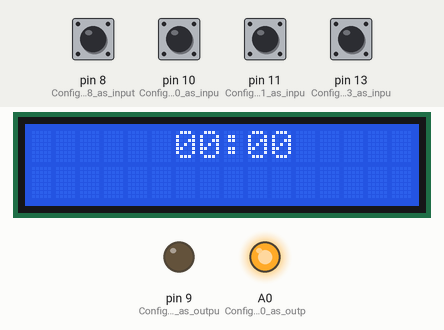
Simulated run of this sketch. Board: Arduino Uno, built with avr-gcc and run on an emulated ATmega328P. Shown: 16×2 character LCD, output pins drawn as LEDs (lit = HIGH). The test bench sets the inputs (shaded band); at power-on: pin 8 (Configures_pin_8_as_input), pin 10 (Configures_pin_10_as_inpu), pin 11 (Configures_pin_11_as_inpu), pin 13 (Configures_pin_13_as_inpu) HIGH. What the sketch prints to the serial monitor is not drawn.

Above: at 1.2 s.
1.3 s: pin 8 (Configures_pin_8_as_input) pulled LOW for 3.2 s
At 2.2 s:
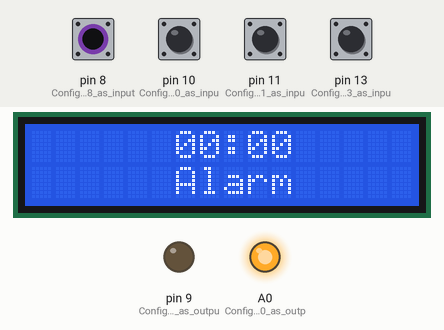
6.0 s: pin 13 (Configures_pin_13_as_inpu) pulled LOW for 0.35 s
At 6.28 s:
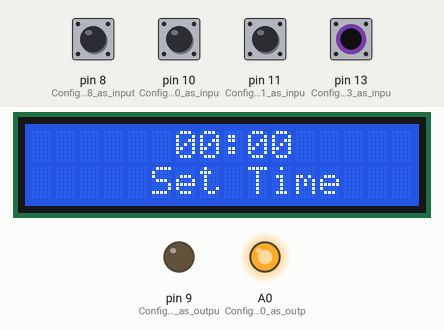

The sketch:

sketch_nov11a.ino
```cpp
#include <LiquidCrystal.h>            // Includes the LiquidCrystal library for controlling the LCD
LiquidCrystal lcd(7, 6, 5, 4, 3, 2);  // Initializes the LCD object with the pins it's connected to
int starttime;                        // Variable to store the initial time when the program starts
int activetime;                       // Variable to store the current active time of the system in seconds
int prevoustime = 0;                  // Keeps track of the previous time value for time incrementing
int hours = 0;                        // Stores current hours in the clock
int mins = 0;                         // Stores current minutes in the clock
int ahours = 0;                       // Stores alarm hours
int amins = 0;                        // Stores alarm minutes

void setup() {
  lcd.begin(16, 2);  // Sets up the LCD with a 16x2 character display
  lcd.clear();       // Clears any existing data on the LCD

  Serial.begin(9600);  // Starts serial communication at 9600 baud rate

  pinMode(13, INPUT);      // Configures pin 13 as input for setting the time
  digitalWrite(13, HIGH);  // Enables internal pull-up resistor on pin 13
  pinMode(11, INPUT);      // Configures pin 11 as input for minute adjustment
  digitalWrite(11, HIGH);  // Enables internal pull-up resistor on pin 11
  pinMode(10, INPUT);      // Configures pin 10 as input for hour adjustment
  digitalWrite(10, HIGH);  // Enables internal pull-up resistor on pin 10

  pinMode(8, INPUT);       // Configures pin 8 as input to enter alarm setting mode
  digitalWrite(8, HIGH);   // Enables internal pull-up resistor on pin 8
  pinMode(A0, OUTPUT);     // Configures pin A0 as output, potentially to power an external component
  digitalWrite(A0, HIGH);  // Sets A0 to HIGH

  pinMode(9, OUTPUT);  // Configures pin 9 as output for alarm tone

  starttime = millis() / 1000;  // Records the start time in seconds since the program started
}

void loop()
{
  // Check if alarm mode button (pin 8) is pressed
  while (digitalRead(8) == LOW) {
    lcd.setCursor(6, 1);  // Positions cursor in the second row of the LCD
    lcd.print("Alarm");   // Displays "Alarm" to indicate alarm setting mode
    lcd.setCursor(6, 0);  // Positions cursor in the first row

    // Increment alarm minutes when button at pin 11 is pressed
    if (digitalRead(11) == LOW) {
      amins++;
    }
    // Increment alarm hours when button at pin 10 is pressed
    else if (digitalRead(10) == LOW) {
      ahours++;
    }

    // Display formatted alarm hours and minutes on the LCD
    lcd.setCursor(6, 0);
    if (ahours < 10) { lcd.print("0"); }  // Leading zero for single-digit hours
    lcd.print(ahours);
    lcd.print(":");
    if (amins < 10) { lcd.print("0"); }  // Leading zero for single-digit minutes
    lcd.print(amins);

    // Reset minutes and hours for correct formatting
    if (amins > 59) {
      ahours++;
      amins = 0;
    }
    if (ahours > 23) { ahours = 0; }

    delay(500);   // Adds delay for debouncing button input
    lcd.clear();  // Clears the display for the next update
  }

  // Check if time setting button (pin 13) is pressed
  if (digitalRead(13) == LOW) {
    lcd.setCursor(5, 1);
    lcd.print("Set Time");  // Displays "Set Time" to indicate time setting mode
    lcd.setCursor(6, 0);
    if (digitalRead(11) == LOW) { mins++; }  // Increment minutes
    else if (digitalRead(10) == LOW) {
      hours++;
    }  // Increment hours
  }

  // Calculate active time and update minutes every 60 seconds
  activetime = (millis() / 1000) - starttime;
  if (prevoustime < (activetime - 59)) {
    mins++;
    prevoustime = activetime;
  }

  // Reset minutes and hours for correct time display
  if (mins > 59) {
    hours++;
    mins = 0;
  }
  if (hours > 23) { hours = 0; }

  // Display current time on LCD
  lcd.setCursor(6, 0);
  if (hours < 10) { lcd.print("0"); }  // Leading zero for single-digit hours
  lcd.print(hours);
  lcd.print(":");
  if (mins < 10) { lcd.print("0"); }  // Leading zero for single-digit minutes
  lcd.print(mins);

  // Activate alarm tone if current time matches alarm time
  if (ahours == hours && amins == mins && amins != 0) {
    tone(9, 1000, 200);  // Plays alarm tone at 1000 Hz for 200 ms on pin 9
    delay(200);          // Wait 200 ms
    noTone(9);           // Stops the tone
    delay(200);          // Wait another 200 ms
  } else {
    delay(300);  // Delay if alarm is not active
  }

  lcd.clear();  // Clears the LCD for the next update

  // Print debug information to the serial monitor
  Serial.println(mins);
  Serial.println(hours);
  Serial.println("");
  Serial.println(amins);
  Serial.println(ahours);
  Serial.println("");
  Serial.println(activetime);
  Serial.println(prevoustime);
  Serial.println(starttime);
  Serial.println("");
}
```

Measured:
- after the input at 1.3 s, the display: first differs from a run without the input after 0.29 s (image 1)
- after the input at 6.0 s, the display: first differs from a run without the input after 0.13 s (image 2)
